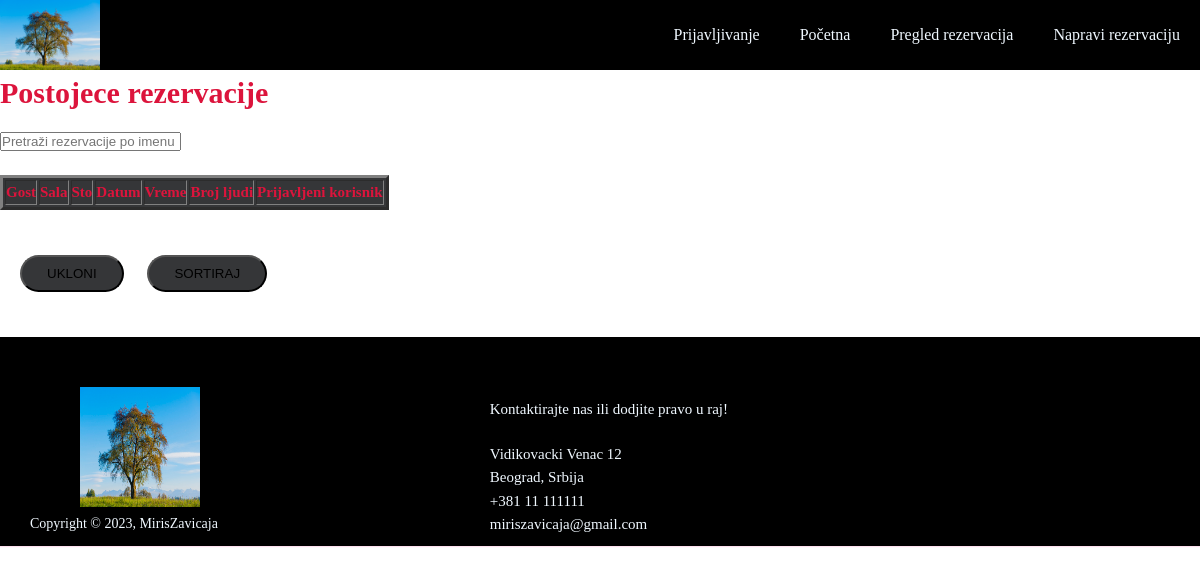
/pregledrez.php, run on an earlier commit of the app's database.
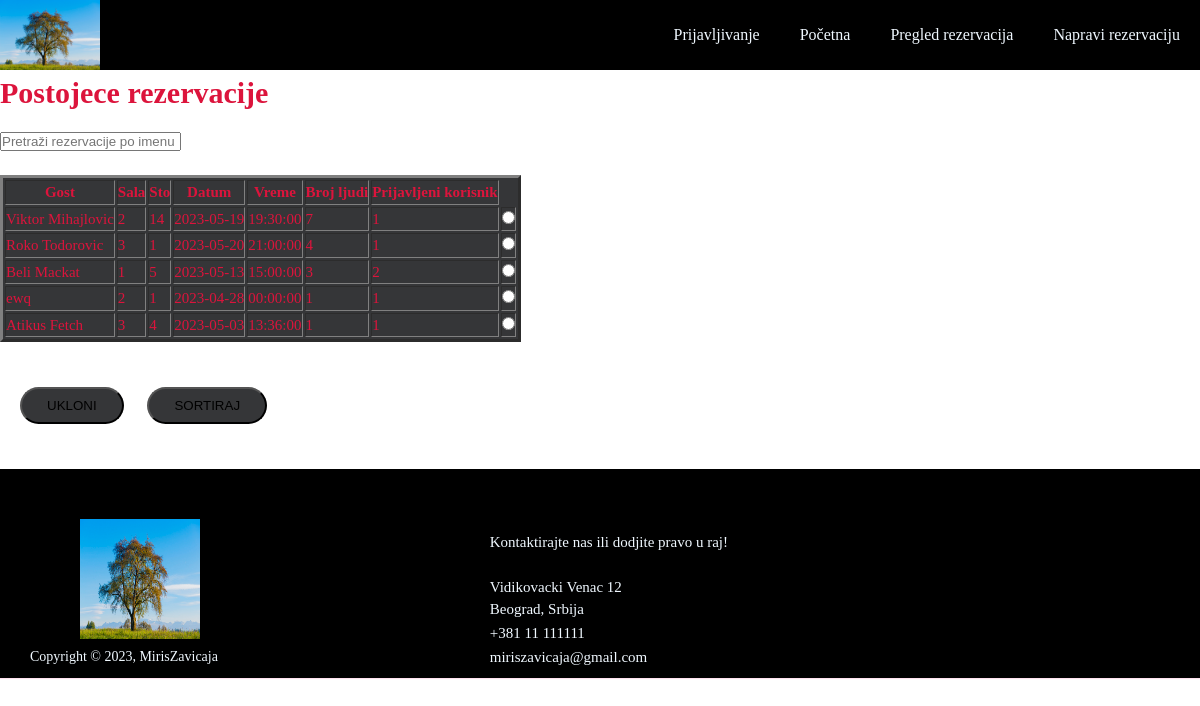
And on a later commit of the database.
### tables this page shows
CREATE TABLE `rezervacija` (
  `id` int(11) NOT NULL AUTO_INCREMENT,
  `gost` varchar(30) NOT NULL,
  `sala` varchar(30) NOT NULL,
  `sto` int(11) NOT NULL,
  `datum` date DEFAULT NULL,
  `vreme` time DEFAULT NULL,
  `brojljudi` int(11) DEFAULT NULL,
  `user` int(11) DEFAULT NULL,
  PRIMARY KEY (`id`),
  KEY `gost` (`gost`),
  KEY `user` (`user`),
  CONSTRAINT `user` FOREIGN KEY (`user`) REFERENCES `user` (`id`) ON DELETE CASCADE ON UPDATE CASCADE
);

### rezervacija.php (called while the page is built, shortened)
<?php
class Rezervacija{
    public static function getAll(mysqli $conn)
    {
        $query = "SELECT * FROM rezervacija";
        return $conn->query($query);
    }
}
?>

### pregledrez.php (the view, shortened to what this page needs)
<?php
require "dbBroker.php";
require "rezervacija.php";
$rezultat=Rezervacija::getAll($conn);
    ?>
<!DOCTYPE html>
<html lang="en">
  <head>
    <link rel="stylesheet" href="pocetna.css" />
  </head>
  <body>
    <nav class ="navbar">
        <div class="container">
            <img class= "logo" src="img\dr.jpg", alt = "logo">
            <ul class="nav">
                <li><a href="index.php">Prijavljivanje</a></li>
                <li><a href="pocetna.php">Početna</a>
                <li><a href="#">Pregled rezervacija</a></li>
                <li><a href="dodaj.php">Napravi rezervaciju</a></li>
            </ul>
</div>
    </nav>
<h1>Postojece rezervacije</h1>
<input type="text" id="ulaz" onkeyup="nadji()" placeholder="Pretraži rezervacije po imenu" >
<br>
    <div class="tabelarez" >
        <table id="tabela" class="tabela" border="3" style=" background-color:rgb(53, 54, 56)">
            <thead class ="zaglavlje">
            <tr >
                <th scope="kolona" style="background-color:rgb(53, 54, 56) " >Gost</th>
                <th scope="kolona" style="background-color:rgb(53, 54, 56) " >Sala</th>
                <th scope="kolona" style="background-color:rgb(53, 54, 56) " >Sto</th>
                <th scope="kolona" style="background-color:rgb(53, 54, 56) " >Datum</th>
                <th scope="kolona" style="background-color:rgb(53, 54, 56) " >Vreme</th>
                <th scope="kolona" style="background-color:rgb(53, 54, 56) " >Broj ljudi</th>
                <th scope="kolona" style="background-color:rgb(53, 54, 56) " >Prijavljeni korisnik</th>
            </tr>
            </thead>
            <tbody>
            <?php
                    while ($red = $rezultat->fetch_array()) :
                    ?>
                <tr >
                    <td><?php echo $red["gost"] ?></td>
                    <td><?php echo $red["sala"] ?></td>
                    <td><?php echo $red["sto"] ?></td>
                    <td><?php echo $red["datum"] ?></td>
                    <td><?php echo $red["vreme"] ?></td>
                    <td><?php echo $red["brojljudi"] ?></td>
                    <td><?php echo $red["user"] ?></td>
                    <td >
                        <label class="oznaci">
                        <input type="radio" name="cekiranje" value=<?php echo $red["id"] ?>>
                        </label>
                    </td>
                </tr>
                <?php
                    endwhile;
                ?>
            </tbody>
        </table>
        <br>
        <div class="dugmici" >
                    <button id="btn-obrisi" type="button" formmethod="post" class="btn btn-danger">UKLONI</button>
                    <button id="uredi" class="btn_uredi" onclick="sortirajTabelu()">SORTIRAJ</button>
        </div>
        <br>
        <footer class="footer-distributed">
<div class="footer-left">
  <img id="logofuter" src="img\dr.jpg" width="120px" height="120px">
  <p class="footer-company-name">Copyright © 2023, MirisZavicaja</p>
</div>
<div class="footer-center">
  <div>
    <p>
      <p>Kontaktirajte nas ili dodjite pravo u raj!
        <br>
      </p>
      <p>Vidikovacki Venac 12 <br>Beograd, Srbija </br></p>
  </div>
  <div>
    <p>+381 11 111111</p>
  </div>
  <div>
    <p>
      <a href="mailto:support@company.com">miriszavicaja@gmail.com</a>
    </p>
  </div>
</div>
<div class="footer-right">
</div>
</footer>
</body>
</html>

### pocetna.css (style rules this page uses)
* { box-sizing: border-box; margin:0; padding:0; }
body { font-family:'tngimport'; font-size: 15px; line-height: 1.5; color:crimson; }
.navbar { background: black; }
.navbar .container { display: flex; justify-content: space-between; align-items: center; height:100%; }
.navbar ul li a { text-decoration: none; font-family: 'tngimport'; font-size: 16px; color:aliceblue; }
h1, h2 { font-family: 'tngimport'; margin-bottom: 15px; font-size: 30px; }
.navbar ul { display:flex; list-style: none; }
.navbar ul li { margin:20px; font-family: 'tangerineregular'; }
.nav { display:flex; justify-content: flex-end; font-family: 'tangerineregular'; }
.nav li a { transition: all 0.3s ease 0s; }
.nav li { color: rgba(240,248,255); }
button { height: 100%; margin-left: 20px; padding: 9px 25px; background-color: rgb(53, 54, 56); color:rgba(240,248,255) border:none; border-padings:50px; border-radius:50px; cursor:pointer; transition: all 0.3s ease 0s; }
.logo { margin-right: auto; cursor:pointer; width:100px; height: 70px; }
.footer-distributed { background-color: black; box-shadow: 0 1px 1px 0 rgba(236, 2, 119, 0.12); box-sizing: border-box; width: 100%; text-align: left; font: bold 16px; font-family: 'tngimport'; padding: 10px 30px; }
.footer-distributed .footer-left, .footer-distributed .footer-center, .footer-distributed .footer-right { display: inline-block; vertical-align: center; }
.footer-distributed .footer-left { padding-top: 40px; width: 40%; }
#logofuter { margin-left: 50px; }
.footer-distributed .footer-company-name { color:aliceblue; font-size: 14px; font-weight: normal; margin: 0; }
.footer-distributed .footer-center { width: 35%; }
.footer-distributed .footer-center p { display: inline-block; color: aliceblue; vertical-align: middle; margin:0; }
.footer-distributed .footer-center p a { color: aliceblue; text-decoration: none;; }
.footer-distributed .footer-right { width: 20%; }

What changed in the data, as far as the page shows it:
added rezervacija: gost "Viktor Mihajlovic", sala "2", sto "14", datum "2023-05-19", vreme "19:30:00", brojljudi "7", user "1"
added rezervacija: gost "Roko Todorovic", sala "3", sto "1", datum "2023-05-20", vreme "21:00:00", brojljudi "4", user "1"
added rezervacija: gost "Beli Mackat", sala "1", sto "5", datum "2023-05-13", vreme "15:00:00", brojljudi "3", user "2"
added rezervacija: gost "ewq", sala "2", sto "1", datum "2023-04-28", vreme "00:00:00", brojljudi "1", user "1"
added rezervacija: gost "Atikus Fetch", sala "3", sto "4", datum "2023-05-03", vreme "13:36:00", brojljudi "1", user "1"
